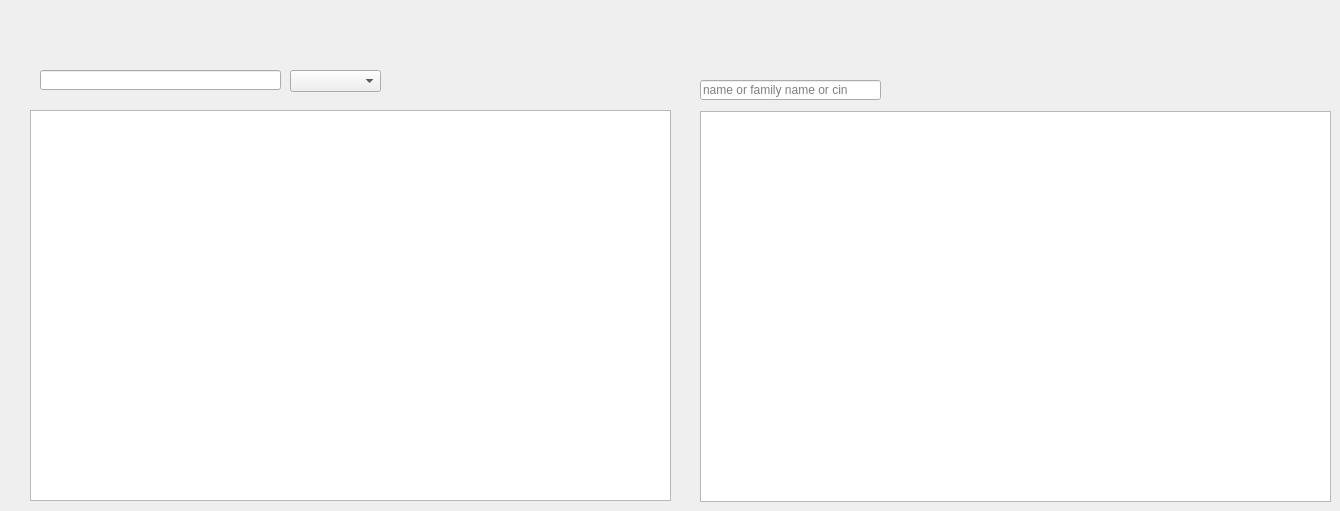
     <widget class="QWidget" name="search_vacation">
      <attribute name="title">
       <string>search</string>
      </attribute>
      <widget class="QTableView" name="tableView">
       <property name="geometry">
        <rect>
         <x>30</x>
         <y>110</y>
         <width>641</width>
         <height>391</height>
        </rect>
       </property>
      </widget>
      <widget class="QLineEdit" name="lineEdit">
       <property name="geometry">
        <rect>
         <x>40</x>
         <y>70</y>
         <width>241</width>
         <height>20</height>
        </rect>
       </property>
      </widget>
      <widget class="QComboBox" name="comboBox">
       <property name="geometry">
        <rect>
         <x>290</x>
         <y>70</y>
         <width>91</width>
         <height>22</height>
        </rect>
       </property>
      </widget>
      <widget class="QTableView" name="tableView_2">
       <property name="geometry">
        <rect>
         <x>700</x>
         <y>111</y>
         <width>631</width>
         <height>391</height>
        </rect>
       </property>
      </widget>
      <widget class="QLineEdit" name="mod_vac_search_name_2">
       <property name="geometry">
        <rect>
         <x>700</x>
         <y>80</y>
         <width>181</width>
         <height>20</height>
        </rect>
       </property>
       <property name="placeholderText">
        <string>name or family name or cin</string>
       </property>
      </widget>
     </widget>
